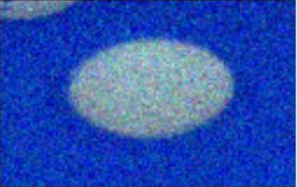
#> input picture 12_Computational_Photography/1_Image_Denoise/die.png, 297 x 187 px
$ python 1_Denoise_simgle_colored_img.py
#> lines starting #> are read from the running program, lines starting #| are printed output that depends on the picture
import numpy as np
import cv2 as cv
from matplotlib import pyplot as plt

img = cv.imread('die.png')
#> img is the input picture: shape (187, 297, 3); mean B, G, R 177.2, 79.1, 41.9
# use cv.fastNlMeansDenoising for grayscale img
dst = cv.fastNlMeansDenoisingColored(img, None, 10, 10, 7, 21)
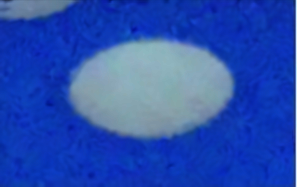
#> dst: shape (187, 297, 3); mean B, G, R 177.1, 78.5, 41.5
plt.subplot(121), plt.imshow(img)
plt.subplot(122), plt.imshow(dst)
plt.show()
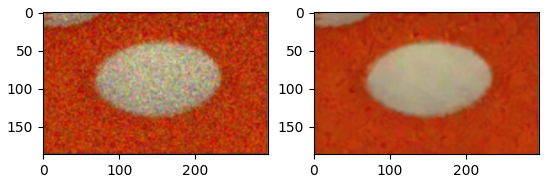
#> figure drawn by matplotlib, 2 panels; B, G, R data is drawn as R, G, B
